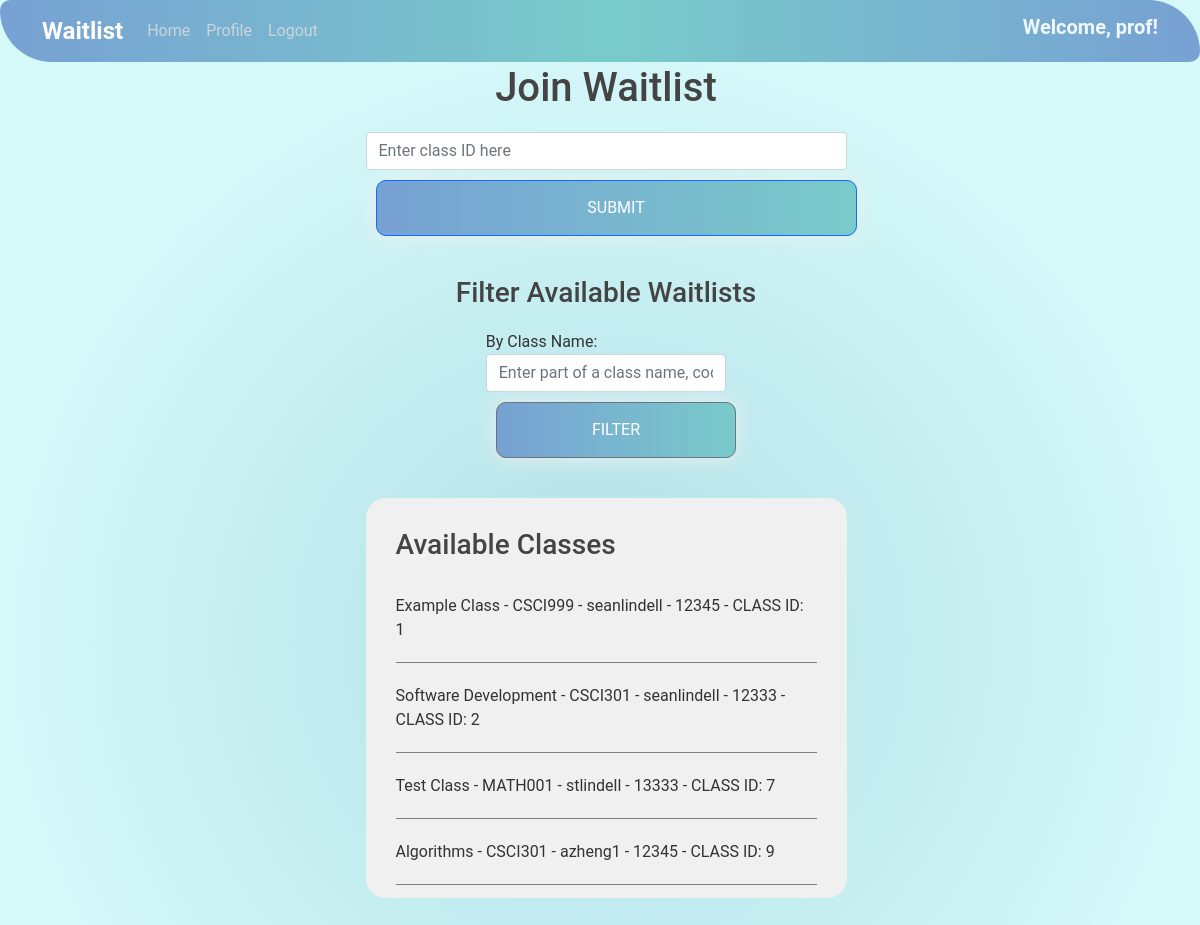
Page /studenthome/joinwaitlist/ (signed in) on the committed database.
### studentview/models.py (models this page shows)
class ClassWaitlist(models.Model):
    className = models.CharField(max_length=200, name="className", verbose_name='Class Name')
    classDescription = models.TextField(verbose_name='Description', default=' ')
    classCode = models.CharField(max_length=200, verbose_name='Class Code')
    crn = models.IntegerField(default=0, verbose_name='CRN')
    schedule = models.CharField(max_length=200, verbose_name='Schedule')
    sortType = models.CharField(max_length=200, verbose_name='Sort Type')
    term = models.CharField(max_length=200, verbose_name='Term')
    professor = models.ForeignKey(User, on_delete=models.CASCADE)
    date_added = models.DateTimeField("date published")
    closed = models.BooleanField(default=False)  # Add this line
    anonymous_waitlist = models.BooleanField(default=False, verbose_name='Anonymous Waitlist')
    request_academic_status = models.BooleanField(default=False, verbose_name='Request Academic Status')
    request_major = models.BooleanField(default=False, verbose_name='Request Major')
    request_msg = models.BooleanField(default=False, verbose_name='Request Message')
    archived = models.BooleanField(default=False, verbose_name="Archived")
    def __str__(self):
        return self.className

### studentview/views.py (the view)
# urls.py: path('joinwaitlist/',views.joinWaitlist, name='join-waitlist'),
def joinWaitlist(request):
    if request.method =='POST':
        classid = request.POST['classID']
        user = request.user
        message = ''
        if not classid:
            message = 'You must enter a class id'
        else:
            waitlist = ClassWaitlist.objects.filter(id=classid).first()
            if waitlist and user:
                status = ''
                major = ''
                if waitlist.request_academic_status:
                    status = StudentProfile.objects.filter(user=user).first().academic_status
                    if status == '':
                        message = "You must set an Academic Status in your profile to join this class. "
                if waitlist.request_major:
                    major = StudentProfile.objects.filter(user=user).first().major
                    if major == '':
                        message += "You must set a Major in your profile to join this class. "
                existing_ticket = StudentTicket.objects.filter(class_waitlist=waitlist, student=user).first()
                if existing_ticket:
                    message = "You have already joined this class's waitlist."
                elif message=='':
                    last_position = StudentTicket.objects.filter(class_waitlist=waitlist).order_by('-position').first()
                    new_position = last_position.position + 1 if last_position else 1
                    st = StudentTicket.objects.create(class_waitlist=waitlist, date_joined=timezone.now(), student=user, position=new_position, student_academic_status=status, student_major=major)
                    joinwaitlistNotification(user, waitlist)
                    response = redirect('/studenthome/')
                    return response
            else:
                message = "The specified class does not exist."
        context = {
            'title': 'join waitlist',
            'message': message,
            'classes': ClassWaitlist.objects.all(),
        }
        return render(request, 'studentview/join_waitlist.html', context)
    else:
        searchTerm = request.GET.get('searchTerm', '')
        classes = ClassWaitlist.objects.filter((Q(className__contains=searchTerm) | Q(crn__contains=searchTerm)| Q(classCode__contains=searchTerm) | Q(professor__username__contains=searchTerm)), archived=False)
        context = {
            'title': 'join waitlist',
            'classes': classes,
            'searchTerm' : searchTerm
        }
        return render(request, 'studentview/join_waitlist.html', context)

### studentview/templates/studentview/join_waitlist.html (shortened to what this page needs)
{% extends "studentview/base.html" %}
{% block content %}
<h1 style="text-align:center;margin-bottom:20px">Join Waitlist</h1>
<div class="row">
<div class="mx-auto col-10 col-md-8 col-lg-6">
<form style="text-align:center;margin-bottom:30px" action="" method="post">
    <div class="form-group;">
        <input style="width:100%" type="number" class="form-control" id="classID" name="classID" aria-describedby="idhelp" placeholder="Enter class ID here">
    </div>
    <button style="width:100%;margin-top:10px;" type="submit" class="btn btn-primary">Submit</button>
</form>
<form action="" method="get" style="margin-bottom:30px">
    <h3 style="text-align:center;margin-bottom:20px">Filter Available Waitlists</h3>
    <div class="mx-auto col-10 col-md-8 col-lg-6">
        <div class="form-group">
            <label for="searchTerm">By Class Name:</label>
            <input type="text" class="form-control" id="searchTerm" name="searchTerm" placeholder="Enter part of a class name, code, crn, or professor name" value="{{searchTerm}}">
        </div>
    </div>
    <div class="mx-auto col-10 col-md-8 col-lg-6">
        <button type="submit" style="width:100%;margin-top:10px;" class="btn btn-secondary">Filter</button>
    </div>
</form>
<div style="background-color: #f0f0f0;padding:30px;border-radius:20px;height:400px;overflow-y:auto">
<h3 style="padding-bottom:20px">Available Classes</h3>
{% for aClass in classes %}
    <p style="border-bottom: 1px solid grey;padding-bottom:20px;padding-top:5px">  {{ aClass }} - {{aClass.classCode}} - {{aClass.professor}} - {{aClass.crn}} - CLASS ID: {{aClass.id}}</p>
{% endfor %}
</div>
</div>
</div>
{% endblock content %}

### studentview/templates/studentview/base.html (shortened to what this page needs)
<!DOCTYPE html>
{% load static %}
<html lang="en">
<head>
    <link href="https://cdn.jsdelivr.net/npm/bootstrap@5.1.3/dist/css/bootstrap.min.css" rel="stylesheet">
    <link rel="stylesheet" href="https://cdnjs.cloudflare.com/ajax/libs/font-awesome/5.11.2/css/all.min.css">
    <link rel="stylesheet" type="text/css" href="{% static 'studentview/main.css' %}">
</head>
<body>
    <header class="site-header">
        <nav class="navbar navbar-expand-md navbar-dark bg-steel fixed-top">
            <div class="container">
                <a class="navbar-brand mr-4" href="/">Waitlist</a>
                <div class="collapse navbar-collapse" id="navbarToggle">
                    <div class="navbar-nav mr-auto">
                        <a class="nav-item nav-link" href="/studenthome">Home</a>
                    </div>
                    <div class="navbar-nav">
                        {% if user.is_authenticated %}
                            <a class="nav-item nav-link" href="{% url 'profile' %}">Profile</a>
                            <a class="nav-item nav-link" href="{% url 'logout' %}">Logout</a>
                        {% else %}
                            <a class="nav-item nav-link" href="{% url 'login' %}">Login</a>
                            <a class="nav-item nav-link" href="{% url 'register' %}">Register</a>
                        {% endif %}
                    </div>
                    <div class="navbar-nav ms-auto">
                        {% if user.is_authenticated %}
                            <h5 style="font-weight: bold; color: aliceblue;" class="nav-item ms-auto"> Welcome, {{user}}! </h5>
                        {% endif %}
                    </div>
                </div>
            </div>
        </nav>
    </header>
<div class="container-fluid d-flex h-100 pb-3" style="padding-right: 0;">
    <div id="page-flex-row" class="d-flex flex-row">
        <div id="main-page-content" class="col">
            <div class="row">
                <div class="col d-none d-xl-block col-xl-1 p-0">
                </div>
                <div class="col col-12 col-xl-10">
                    {% block content %}{% endblock %}
                </div>
                <div class="col d-none d-xl-block col-xl-1 p-0">
                </div>
            </div>
        </div>
    </div>
</div>
</body>
</html>

### studentview/static/studentview/main.css (style rules this page uses)
:root { --banner-gradient-1: #5100e7; --banner-gradient-2: #3b4a5a; }
.navbar { background-image: linear-gradient(to right, #77A1D3 0%, #79CBCA 51%, #77A1D3 100%); border-radius: 20px 100px 20px; }
.site-header .navbar-brand { font-size: 1.5rem; font-weight: bold; color: #ffffff; transition: color 0.3s ease-in-out; }
.site-header .navbar-nav .nav-link { color: #ffffff; transition: color 0.3s ease-in-out, transform 0.3s ease-in-out; }
html, body { height: 100%; display: flex; flex-direction: column; font-family: 'Roboto', sans-serif; }
body { background: radial-gradient(circle closest-side, #B0E0E6, #d5f8f9); color: #333333; margin-top: 4rem; overflow-x: hidden; }
body > * { flex-shrink: 0; }
#page-flex-row { flex-grow: 1; }
h1, h2, h3, h4, h5, h6 { color: #444444; font-weight: 500; }
.bg-steel { background-color: #5f788a; }
.site-header .navbar-nav .nav-link { color: #cbd5db; transition: color 0.3s; }
.btn { background-image: linear-gradient(to right, #77A1D3 0%, #79CBCA 51%, #77A1D3 100%); margin: 10px; padding: 15px 15px; text-align: center; text-transform: uppercase; transition: 0.5s; background-size: 200% auto; color: white; box-shadow: 0 0 20px #eee; border-radius: 10px; }

### studentview/templates/studentview/base.html (style rules this page uses)
body { animation: fadeIn 1s ease-out 1 both; }

### rows in the picture
ClassWaitlist: className "Example Class", classCode "CSCI999", professor "seanlindell", crn "12345", id "1"
ClassWaitlist: className "Software Development", classCode "CSCI301", professor "seanlindell", crn "12333", id "2"
ClassWaitlist: className "Test Class", classCode "MATH001", professor "stlindell", crn "13333", id "7"
ClassWaitlist: className "Algorithms", classCode "CSCI301", professor "azheng1", crn "12345", id "9"

### other values in the picture
{{ user }} "prof"
